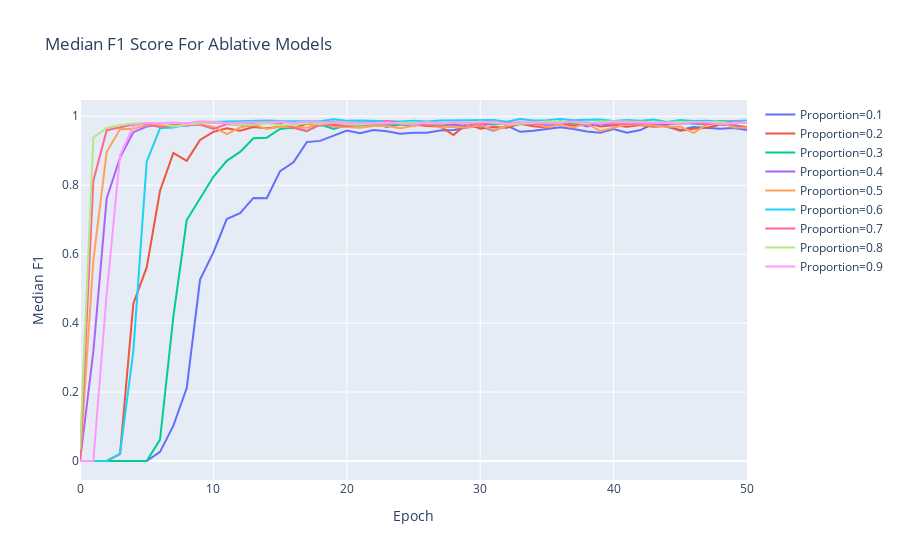

The cell this chart's notebook holds for it:
### Code cell
fig = go.Figure(
    layout=go.Layout(
        title='Median F1 Score For Ablative Models',
        xaxis=dict(title='Epoch'),
        yaxis=dict(title='Median F1')
    )
)

for col in loss:
    fig.add_trace(
        go.Scatter(x=f1.index, y=f1[col], name=col)
    )

fig.show()
